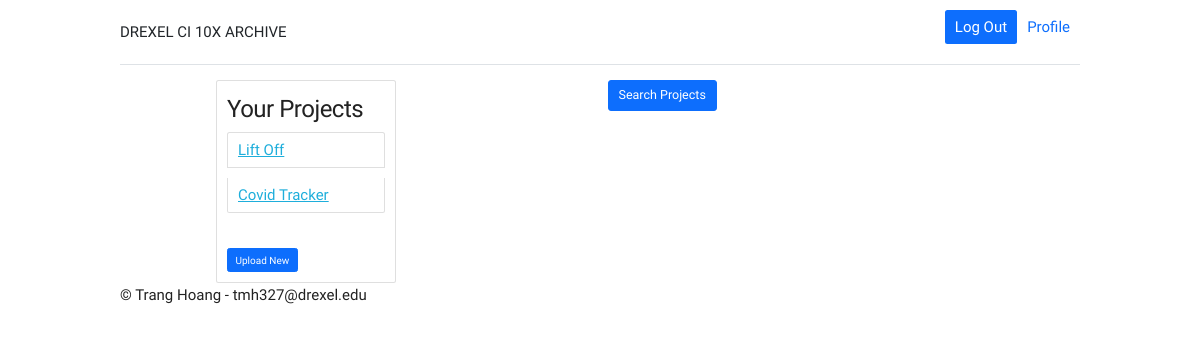
Page / (signed in) on the earlier database version.
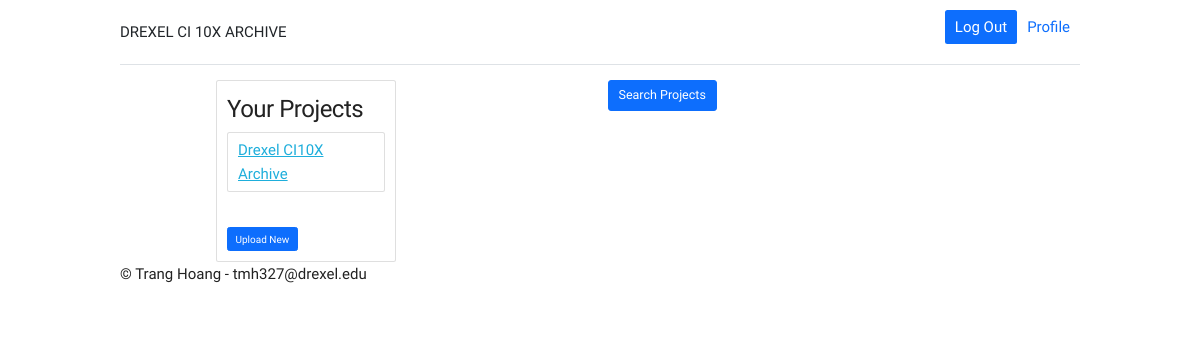
Same page on the later database version.
### tables this page shows
CREATE TABLE projects (
    project_id integer NOT NULL CONSTRAINT projects_pk PRIMARY KEY,
    academic_year integer,
    lab_number integer,
    project_name text,
    project_description text,
    user_id integer NOT NULL,
    CONSTRAINT project_students FOREIGN KEY (user_id)
    REFERENCES users (user_id),
    CONSTRAINT Project_Name UNIQUE (academic_year, lab_number, project_name)
);

### run.py (the view)
@app.route("/")
def main():
     if current_user.is_authenticated:
          conn = sqlite3.connect('ci_archive.db')
          curs = conn.cursor()
          curs.execute("SELECT * FROM projects where user_id = ?", [current_user.id])
          projects = list(curs.fetchall())
          return render_template('index.html', title='DREXEL CI10X ARCHIVE', projects=projects)
     else:
          return render_template('index.html', title='DREXEL CI10X ARCHIVE')

### run.py (called while the page is built)
@login_manager.user_loader
def load_user(user_id):
   conn = sqlite3.connect('ci_archive.db')
   curs = conn.cursor()
   curs.execute("SELECT * from users where user_id = (?)",[user_id])
   lu = curs.fetchone()
   if lu is None:
      return None
   else:
      return User(int(lu[0]), lu[1], lu[2], lu[3])

### project/templates/index.html (shortened to what the changed rows need)
<!DOCTYPE html>
<html lang="en">
    <head>
        <link
            href="https://cdn.jsdelivr.net/npm/bootstrap@5.1.3/dist/css/bootstrap.min.css"
            rel="stylesheet"
        />
        <link rel="stylesheet" href="/css/normalize.css">
        <link rel="stylesheet" href="/css/skeleton.css">
    </head>
    <body>
        <div class="container">
            <div class="container">
                <div class="row">
                    {% if not current_user.is_authenticated %}
                    <div class="col-sm">
                        <h2>About</h2>
                        <p>This is a web application that will allow Drexel students and faculties to create a profile, upload their personal projects. </p>
                        <p>They will also be able search and browse through all students’ projects from other academic years. </p>
                        <p>This is inspired by the CI track led by professor Pirmann. It will be mainly used by students and faculties in CI101, 102, and 103. </p>
                    </div>
                    <div class="col-sm">
                        <h2>Contacts</h2>
                        <figure class="figure">
                            <img src="PirmannTammy.jpg" class="figure-img img-fluid rounded" alt="Dr. Tammy Pirmann">
                            <figcaption class="figure-caption">
                                <a href="https://drexel.edu/cci/about/directory/P/Pirmann-Tammy/">
                                Dr. Tammy Pirmann<br></a>
                                Assistant Teaching Professor <br>
                                Computer Science <br>
                                Pronouns: she/her/hers/herself <br>
                            </figcaption>
                        </figure>
                    </div>
                    {% else %}
                    <div class="col-sm">
                        <div class="card" style="width: 18rem;">
                            <div class="card-body">
                              <ul class="list-group">
                                {% for project in projects %}
                                  <li class="list-group-item"><a href="{{ url_for('project', id=project[0])}} " >{{ project[3] }}</a>
                                  </li>
                                {% endfor %}
                              </ul>
                              <br>
                            </div>
                          </div>
                    </div>
                    {% endif %}
                </div>
            </div>
        </div>
    </body>
</html>

Differences in the rows shown:
removed projects: project_name "Lift Off"
removed projects: project_name "Covid Tracker"
added projects: project_name "Drexel CI10X Archive"
